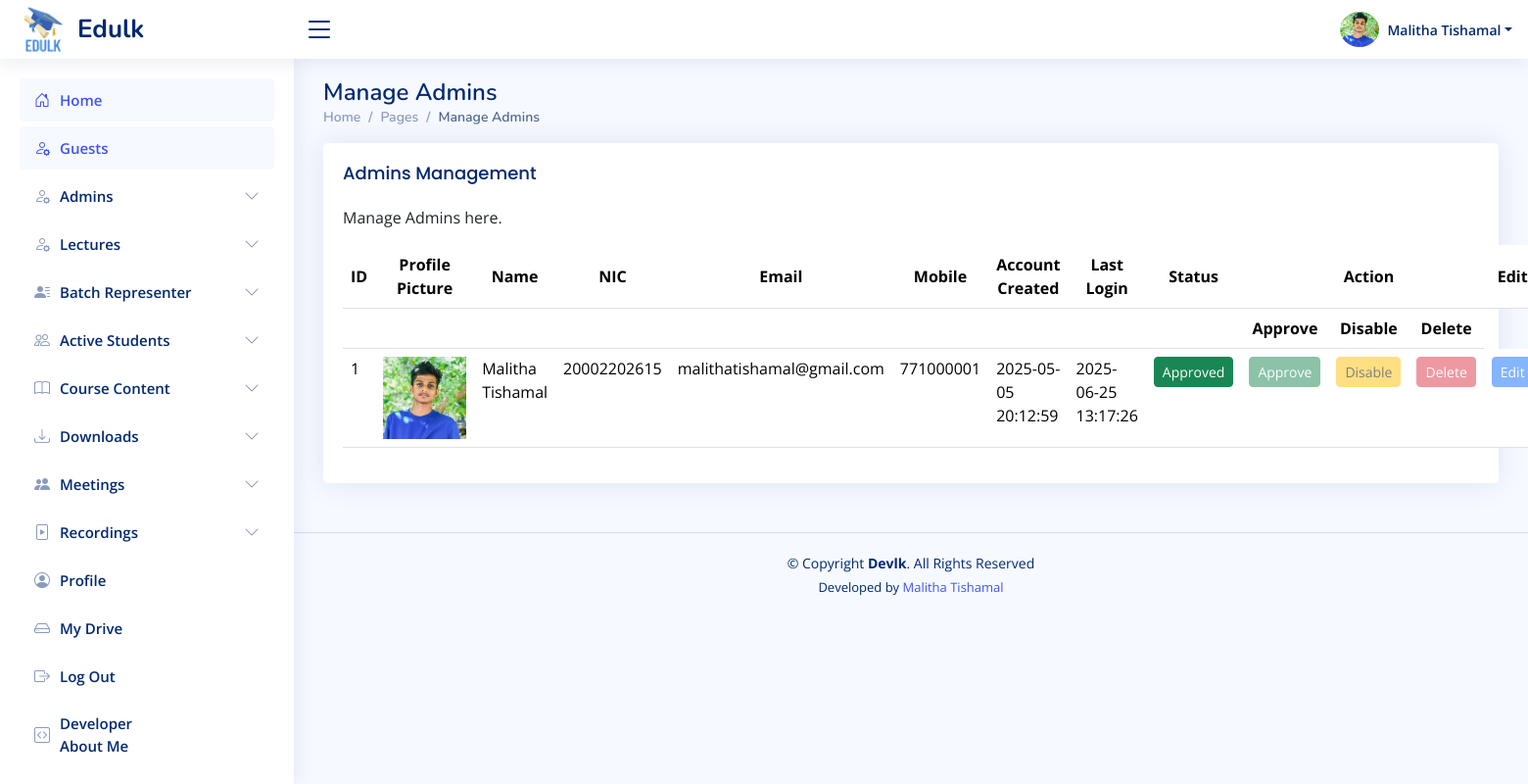
Before: /sadmin/manage-admins.php (signed in) with the older database file.
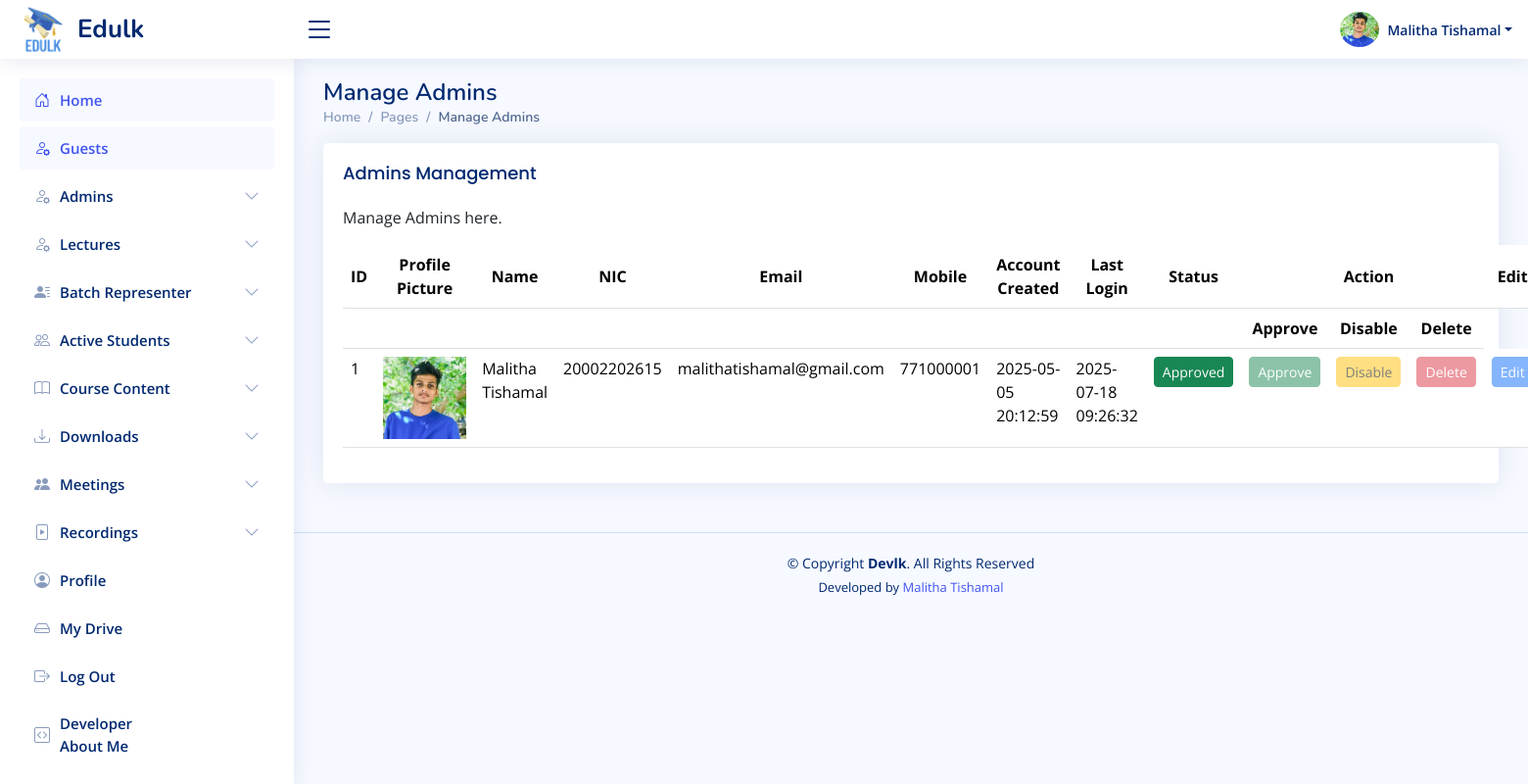
After: the same page with the newer database file.
### tables this page shows
CREATE TABLE `sadmins` (
  `id` int(11) NOT NULL,
  `name` varchar(100) DEFAULT NULL,
  `nic` varchar(20) DEFAULT NULL,
  `email` varchar(100) DEFAULT NULL,
  `mobile` varchar(15) DEFAULT NULL,
  `password` varchar(255) DEFAULT NULL,
  `status` enum('pending','approved','rejected') DEFAULT 'pending',
  `profile_picture` varchar(200) NOT NULL DEFAULT 'uploads/profile_pictures/default.jpg',
  `created_at` datetime DEFAULT current_timestamp(),
  `last_login` datetime DEFAULT NULL
);

### sadmin/manage-admins.php (the view, shortened to what the changed rows need)
<?php
require_once '../includes/db-conn.php';
$user_id = $_SESSION['sadmin_id'];
$sql = "SELECT name, email, nic, mobile, profile_picture FROM sadmins WHERE id = ?";
$stmt = $conn->prepare($sql);
$stmt->bind_param("i", $user_id);
$stmt->execute();
$result = $stmt->get_result();
$user = $result->fetch_assoc();
$sql = "SELECT * FROM sadmins";
$result = $conn->query($sql);
?>
<!DOCTYPE html>
<html lang="en">
<head>
    <?php include_once("../includes/css-links-inc.php"); ?>
</head>
<body>
    <?php include_once("../includes/header.php") ?>
    <main id="main" class="main">
        <div class="pagetitle">
            <h1>Manage Admins</h1>
        </div>
        <section class="section">
            <div class="row">
                <div class="col-lg-12">
                    <div class="card">
                        <div class="card-body">
                            <table class="table datatable">
                                <thead class="align-middle text-center">
                                    <tr>
                                        <th>ID</th>
                                        <th>Profile Picture</th>
                                        <th>Name</th>
                                        <th>NIC</th>
                                        <th>Email</th>
                                        <th>Mobile</th>
                                        <th>Account Created</th>
                                        <th>Last Login</th>
                                        <th>Status</th>
                                        <th></th>
                                        <th>Action</th>
                                        <th></th>
                                        <th>Edit</th>
                                    </tr>
                                    <tr>
                                        <th colspan="9" class="text-center"></th>
                                        <th class="text-center">Approve</th>
                                        <th class="text-center">Disable</th>
                                        <th class="text-center">Delete</th>
                                    </tr>
                                </thead>
                                <tbody>
                                    <?php
                                    if ($result->num_rows > 0) {
                                        while ($row = $result->fetch_assoc()) {
                                            $status = strtolower($row['status']);
                                            $is_self = ($row['id'] == $_SESSION['sadmin_id']);
                                            $is_main_admin = ($row['id'] == 1);
                                            $approve_disabled = ($status === 'active' || $status === 'approved' || $is_self || $is_main_admin)
                                                ? "disabled style='opacity: 0.5; pointer-events: none;'"
                                                : "";
                                            $disable_disabled = ($status === 'rejected' || $is_self || $is_main_admin)
                                                ? "disabled style='opacity: 0.5; pointer-events: none;'"
                                                : "";
                                            $delete_disabled = ($is_self || $is_main_admin)
                                                ? "disabled style='opacity: 0.5; pointer-events: none;'"
                                                : "";
                                            $edit_disabled = $is_self
                                                ? "disabled style='opacity: 0.5; pointer-events: none;'"
                                                : "";
                                            echo "<tr>";
                                            echo "<td>" . htmlspecialchars($row['id']) . "</td>";
                                            echo "<td><img src='" . htmlspecialchars($row["profile_picture"]) . "' alt='Profile' width='85'></td>";
                                            echo "<td>" . htmlspecialchars($row['name']) . "</td>";
                                            echo "<td>" . htmlspecialchars($row['nic']) . "</td>";
                                            echo "<td>" . htmlspecialchars($row['email']) . "</td>";
                                            echo "<td>" . htmlspecialchars($row['mobile']) . "</td>";
                                            echo "<td>" . htmlspecialchars($row['created_at']) . "</td>";
                                            echo "<td>" . htmlspecialchars($row['last_login']) . "</td>";
                                            echo "<td>";
                                            if ($status === 'active' || $status === 'approved') {
                                                echo "<span class='btn btn-success btn-sm w-100 text-center'>Approved</span>";
                                            } elseif ($status === 'disabled') {
                                                echo "<span class='btn btn-danger btn-sm w-100 text-center'>Disabled</span>";
                                            } elseif ($status === 'pending') {
                                                echo "<span class='btn btn-warning btn-sm w-100 text-center'>Pending</span>";
                                            } else {
                                                echo "<span class='btn btn-secondary btn-sm w-100 text-center'>" . ucfirst($row['status']) . "</span>";
                                            }
                                            echo "</td>";
                                            echo "<td class='text-center'>
                                                    <button class='btn btn-success btn-sm w-100 approve-btn' data-id='" . $row['id'] . "' $approve_disabled>Approve</button>
                                                  </td>";
                                            echo "<td class='text-center'>
                                                    <button class='btn btn-warning btn-sm w-100 disable-btn' data-id='" . $row['id'] . "' $disable_disabled>Disable</button>
                                                  </td>";
                                            echo "<td class='text-center'>
                                                    <button class='btn btn-danger btn-sm w-100 delete-btn' data-id='" . $row['id'] . "' $delete_disabled>Delete</button>
                                                  </td>";
                                            echo "<td class='text-center'>
                                                    <a href='edit-admin.php?id=" . $row['id'] . "' class='btn btn-primary btn-sm w-100' $edit_disabled>Edit</a>
                                                  </td>";
                                            echo "</tr>";
                                        }
                                    } else {
                                        echo "<tr><td colspan='13' class='text-center'>No users found.</td></tr>";
                                    }
                                    ?>
                                </tbody>
                            </table>
                        </div>
                    </div>
                </div>
            </div>
        </section>
    </main>
</body>
</html>

### includes/header.php (shortened to what the changed rows need)
<header id="header" class="header fixed-top d-flex align-items-center">
    <nav class="header-nav ms-auto">
        <ul class="d-flex align-items-center">
            <?php
                $profilePic = isset($user['profile_picture']) && $user['profile_picture'] ? $user['profile_picture'] : 'default.jpg';
            ?>
            <li class="nav-item dropdown pe-3">
                <a class="nav-link nav-profile d-flex align-items-center pe-0" href="#" data-bs-toggle="dropdown">
                   <img id="profilePicture" src="<?php echo $profilePic; ?>" alt="Profile Picture" class="rounded-circle" style="width: 40px !important; height: 40px !important; object-fit: cover;">
                    <span class="d-none d-md-block dropdown-toggle ps-2"><?php echo htmlspecialchars($user['name']); ?></span>
                </a>
            </li>
        </ul>
    </nav>
</header>

Changed rows visible on the page:
changed sadmins "Malitha Tishamal": last_login "2025-06-25 13:17:26" → "2025-07-18 09:26:32"
